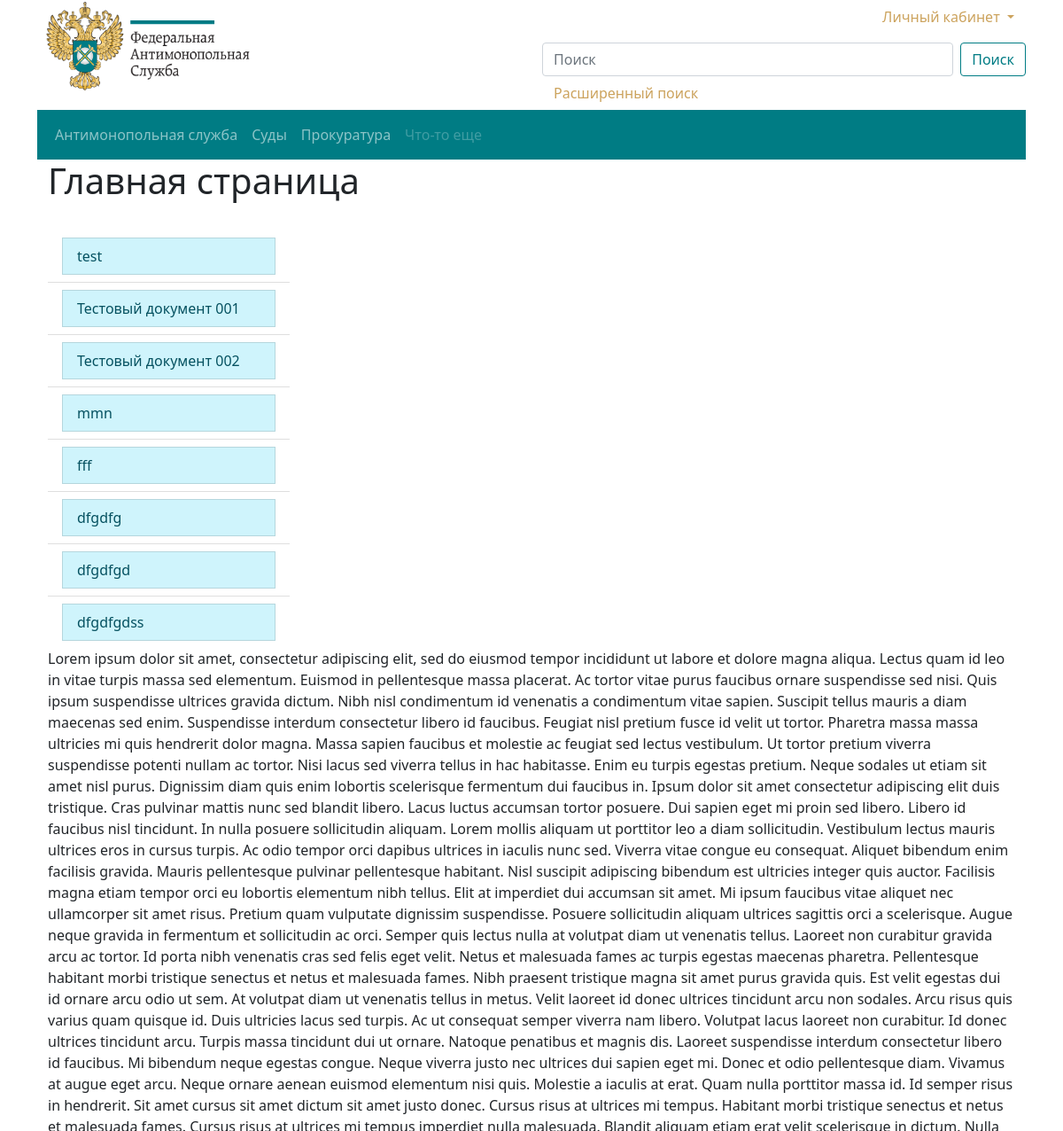
Before: / (upper part) with the older database file.
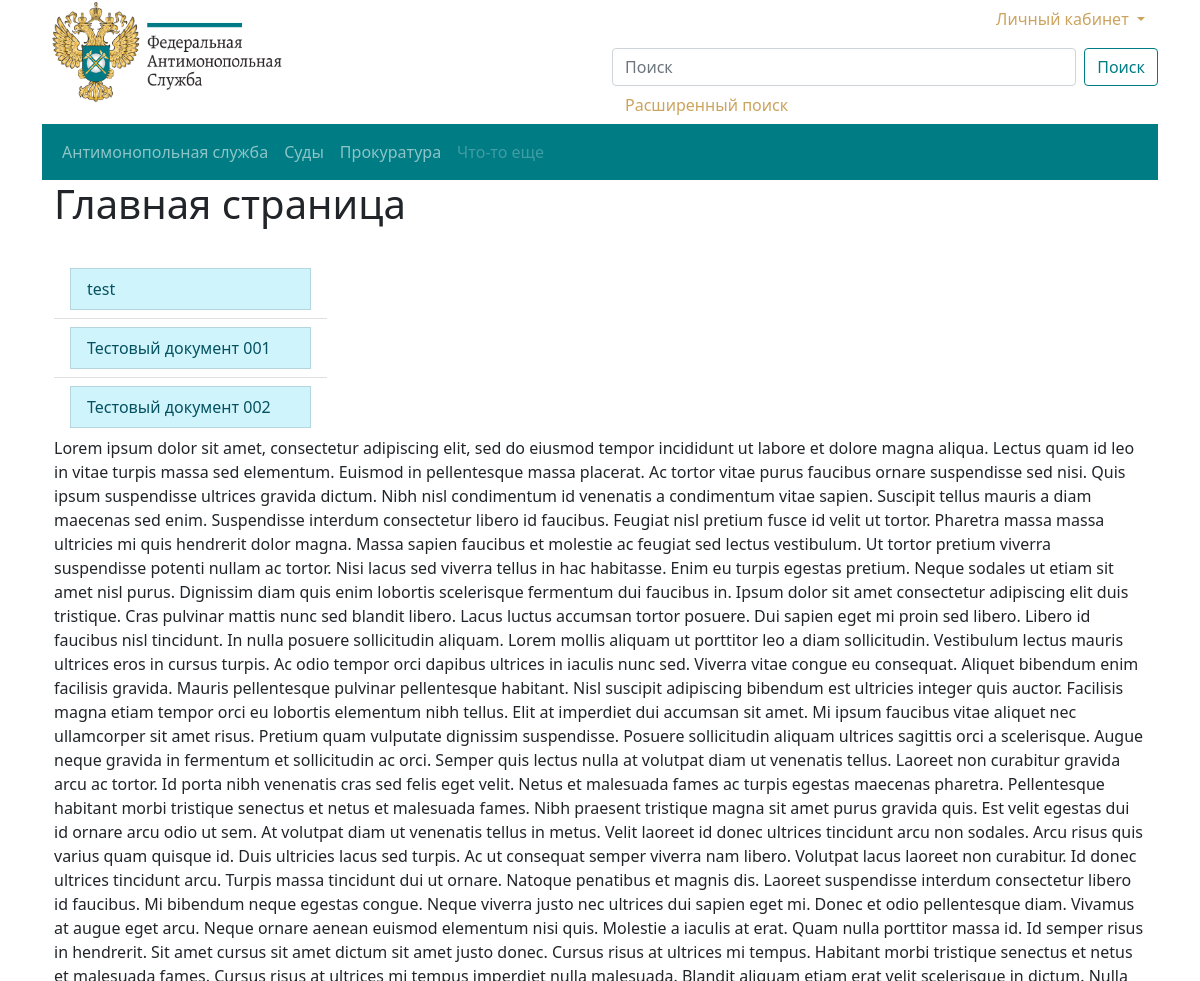
After: the same page with the newer database file.
### base/models.py (models this page shows, shortened)
class Document(models.Model):
    title = models.CharField(verbose_name="Заголовок", max_length=250)
    slug = models.SlugField("Ссылка", max_length=250, unique=True)
    user = models.ForeignKey(User,
                             verbose_name="Пользователь",
                             on_delete=models.CASCADE)
    category = models.ForeignKey(
        Category, verbose_name="Категория", related_name="categories",
        on_delete=models.CASCADE)
    law = models.ManyToManyField(
        Law, verbose_name="Закон",
        blank=True)
    text = models.TextField(verbose_name="Текст", blank=True, null=True)
    date_create = models.DateTimeField(
        auto_now_add=True, verbose_name="Дата создания")
    date_update = models.DateTimeField(
        auto_now=True, verbose_name="Дата обновления")
    class Meta:
        verbose_name = "Документ"
        verbose_name_plural = "Документы"

### base/views.py (the view)
# urls.py: path('', views.DocumentListView.as_view(), name="home"),
class DocumentListView(ListView):
    template_name = 'base/index.html'
    context_object_name = 'documents_list'
    def get_queryset(self):
        return Document.objects.order_by('date_create')

### base/templates/base/index.html (shortened to what this page needs)
{% extends 'base.html' %}
{% load static %}
{% block content %}
            <h1>Главная страница</h1> <br>
            <ul class="list-group list-group-flush col-sm-3">
                {% for document in documents_list %}
                <li class="list-group-item" >
                  <a class="list-group-item list-group-item-action list-group-item-info" href="/document/{{document.slug}}/" >
                    {{ document.title }}
                  </a>
                  </li>
                  {% endfor %}
                </ul>
{% endblock content %}

Changed rows visible on the page:
removed Document: title "mmn"
removed Document: title "fff"
removed Document: title "dfgdfg"
removed Document: title "dfgdfgd"
removed Document: title "dfgdfgdss"
